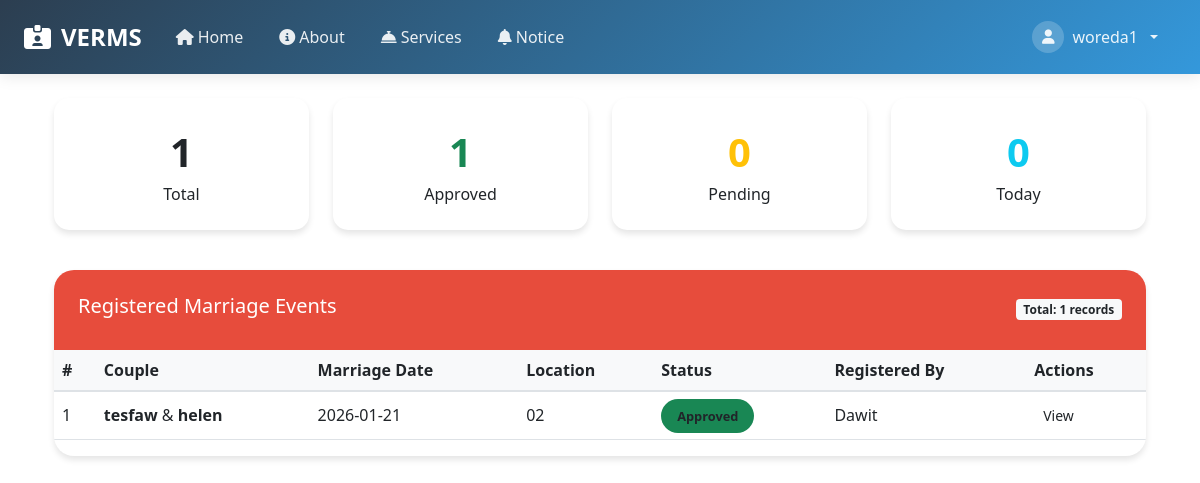
/woreda_officer/marriage.php (signed in), run on an earlier commit of the app's database.
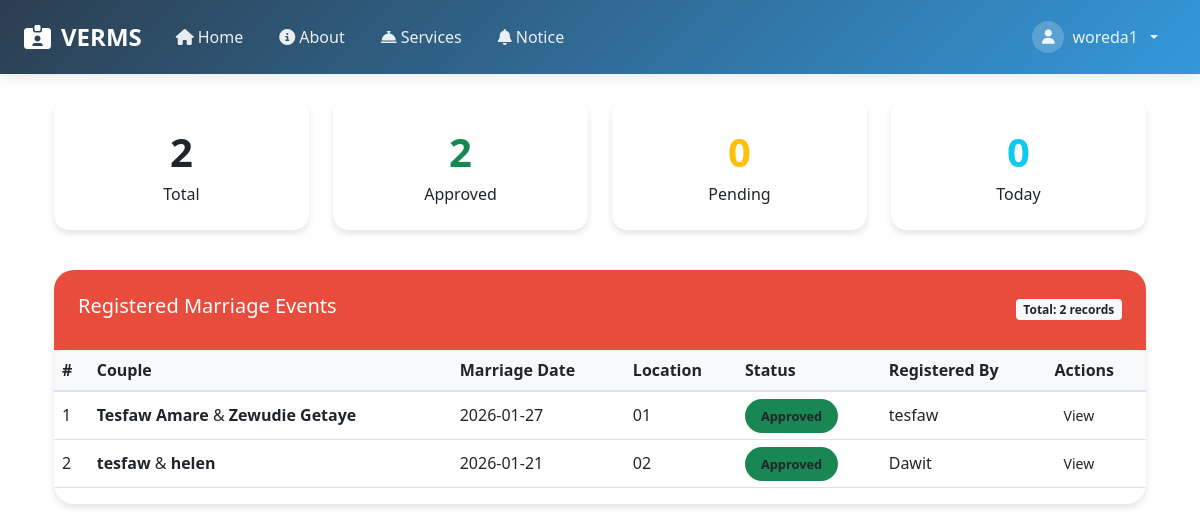
And on a later commit of the database.
### tables this page shows
CREATE TABLE `woredas` (
  `id` int(11) NOT NULL,
  `zone_id` int(11) NOT NULL,
  `woreda_name` varchar(100) NOT NULL,
  `phone` varchar(20) NOT NULL,
  `woreda_officer_id` int(11) NOT NULL,
  `created_at` timestamp NOT NULL DEFAULT current_timestamp()
);

CREATE TABLE `marriage_events` (
  `id` int(11) NOT NULL,
  `user_id` int(11) DEFAULT NULL,
  `form_number` varchar(50) DEFAULT NULL,
  `registration_uid` varchar(50) DEFAULT NULL,
  `husband_name` varchar(100) DEFAULT NULL,
  `wife_name` varchar(100) DEFAULT NULL,
  `marriage_date` date DEFAULT NULL,
  `witness_1` varchar(100) DEFAULT NULL,
  `witness_2` varchar(100) DEFAULT NULL,
  `registered_date` date DEFAULT NULL,
  `issue_date` date DEFAULT NULL,
  `husband_photo` varchar(255) DEFAULT NULL,
  `wife_photo` varchar(255) DEFAULT NULL,
  `notes` text DEFAULT NULL,
  `status` enum('Pending','Paid','Approved','Rejected') DEFAULT 'Pending',
  `created_at` timestamp NOT NULL DEFAULT current_timestamp(),
  `place_of_marriage` varchar(100) DEFAULT NULL
);

CREATE TABLE `kebeles` (
  `id` int(11) NOT NULL,
  `zone_id` int(11) NOT NULL,
  `woreda_id` int(11) NOT NULL,
  `kebele_name` varchar(100) NOT NULL,
  `phone` varchar(20) NOT NULL,
  `kebele_officer_id` int(11) NOT NULL,
  `created_at` timestamp NOT NULL DEFAULT current_timestamp()
);

CREATE TABLE `users` (
  `id` int(11) NOT NULL,
  `fullname` varchar(100) NOT NULL,
  `username` varchar(50) NOT NULL,
  `email` varchar(100) NOT NULL,
  `phone` varchar(30) NOT NULL,
  `kebele` varchar(100) NOT NULL,
  `woreda` varchar(100) NOT NULL,
  `zone` varchar(100) NOT NULL,
  `password` varchar(255) NOT NULL,
  `role` enum('kebele','woreda','zone','admin','citizen','statistician') NOT NULL,
  `status` enum('active','inactive') DEFAULT 'active',
  `active` tinyint(1) DEFAULT 1,
  `created_at` timestamp NOT NULL DEFAULT current_timestamp(),
  `security_answer` varchar(255) DEFAULT NULL,
  `security_question` varchar(255) DEFAULT NULL
);

### woreda_officer/marriage.php (the view, shortened to what this page needs)
<?php
require_once '../includes/db_connection.php';
$user_id = intval($_SESSION['user_id']);
$woreda_row = $conn->query(
    "SELECT id, woreda_name FROM woredas WHERE woreda_officer_id = $user_id"
)->fetch_assoc();
$woreda_id = $woreda_row ? $woreda_row['id'] : 0;
$marriage_events = $conn->query("
    SELECT m.*, u.fullname AS registered_by, k.kebele_name AS kebele_name
    FROM marriage_events m
    JOIN users u ON m.user_id = u.id
    JOIN kebeles k ON m.place_of_marriage = k.id
    WHERE k.woreda_id = $woreda_id
    ORDER BY m.created_at DESC
");
$total_marriages = $marriage_events->num_rows;
$approved_marriages = $conn->query("SELECT COUNT(*) as count FROM marriage_events m JOIN kebeles k ON m.place_of_marriage = k.id WHERE k.woreda_id = $woreda_id AND m.status = 'Approved'")->fetch_assoc()['count'];
$pending_marriages = $conn->query("SELECT COUNT(*) as count FROM marriage_events m JOIN kebeles k ON m.place_of_marriage = k.id WHERE k.woreda_id = $woreda_id AND m.status = 'Pending'")->fetch_assoc()['count'];
$today_marriages = $conn->query("SELECT COUNT(*) as count FROM marriage_events m JOIN kebeles k ON m.place_of_marriage = k.id WHERE k.woreda_id = $woreda_id AND DATE(m.created_at) = CURDATE()")->fetch_assoc()['count'];
?>
<!DOCTYPE html>
<html lang="en">
<head>
    <link rel="stylesheet" href="https://cdn.jsdelivr.net/npm/bootstrap@5.3.0/dist/css/bootstrap.min.css">
    <link rel="stylesheet" href="https://cdnjs.cloudflare.com/ajax/libs/font-awesome/6.4.0/css/all.min.css">
</head>
<body>
<?php include '../includes/header.php'; ?>
<div class="container mt-4">
    <div class="row mb-4">
        <div class="col-md-3 mb-3"><div class="stat-card text-center"><div class="stat-number"><?= $total_marriages ?></div><div>Total</div></div></div>
        <div class="col-md-3 mb-3"><div class="stat-card text-center"><div class="stat-number text-success"><?= $approved_marriages ?></div><div>Approved</div></div></div>
        <div class="col-md-3 mb-3"><div class="stat-card text-center"><div class="stat-number text-warning"><?= $pending_marriages ?></div><div>Pending</div></div></div>
        <div class="col-md-3 mb-3"><div class="stat-card text-center"><div class="stat-number text-info"><?= $today_marriages ?></div><div>Today</div></div></div>
    </div>
    <div class="main-card">
        <div class="card-header-custom d-flex justify-content-between align-items-center">
            <h5>Registered Marriage Events</h5>
            <span class="badge bg-light text-dark">Total: <?= $total_marriages ?> records</span>
        </div>
        <div class="card-body p-0">
            <?php if ($marriage_events && $marriage_events->num_rows > 0): ?>
                <div class="table-responsive">
                    <table class="table table-custom table-hover align-middle">
                        <thead>
                            <tr>
                                <th>#</th>
                                <th>Couple</th>
                                <th>Marriage Date</th>
                                <th>Location</th>
                                <th>Status</th>
                                <th>Registered By</th>
                                <th>Actions</th>
                            </tr>
                        </thead>
                        <tbody>
                            <?php $i=1; while($row=$marriage_events->fetch_assoc()): ?>
                                <tr>
                                    <td><?= $i++ ?></td>
                                    <td>
                                        <strong><?= htmlspecialchars($row['husband_name']) ?></strong> & <strong><?= htmlspecialchars($row['wife_name']) ?></strong>
                                    </td>
                                    <td><?= htmlspecialchars($row['marriage_date']) ?></td>
                                    <td><?= htmlspecialchars($row['kebele_name']) ?></td>
                                    <td><span class="badge-status bg-<?= $row['status']=='Approved'?'success':($row['status']=='Paid'?'primary':'warning') ?>"><?= htmlspecialchars($row['status']) ?></span></td>
                                    <td><?= htmlspecialchars($row['registered_by']) ?></td>
                                    <td><a href="?view_id=<?= $row['id'] ?>" class="btn btn-view btn-sm">View</a></td>
                                </tr>
                            <?php endwhile; ?>
                        </tbody>
                    </table>
                </div>
            <?php endif; ?>
        </div>
    </div>
</div>
</body>
</html>

What changed in the data, as far as the page shows it:
no longer on this page (row unchanged): woredas: id "1"
added marriage_events: husband_name "Tesfaw Amare", wife_name "Zewudie Getaye", marriage_date "2026-01-27", kebeles.kebele_name "01", status "Approved", user.fullname "tesfaw"
Also different on the page:
$total_marriages: "1" → "2"
$approved_marriages: (not shown) → "2"
